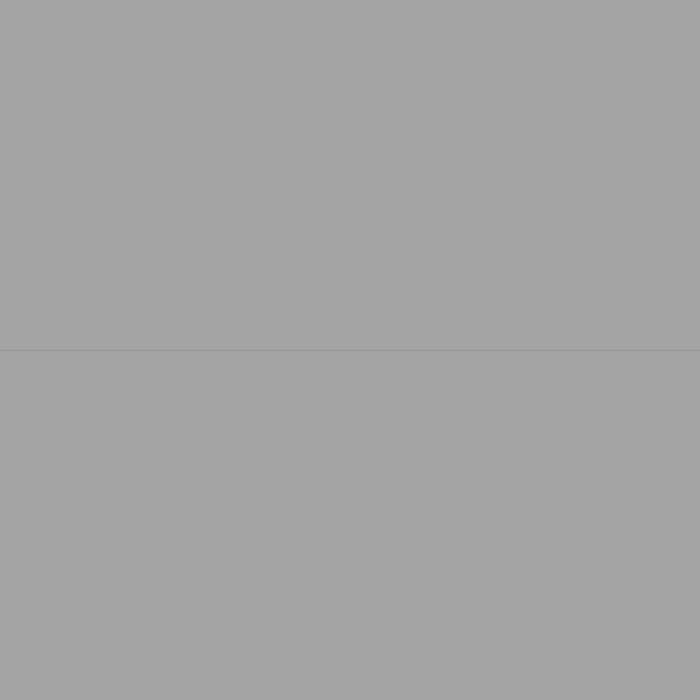
Frame 1 (no input)
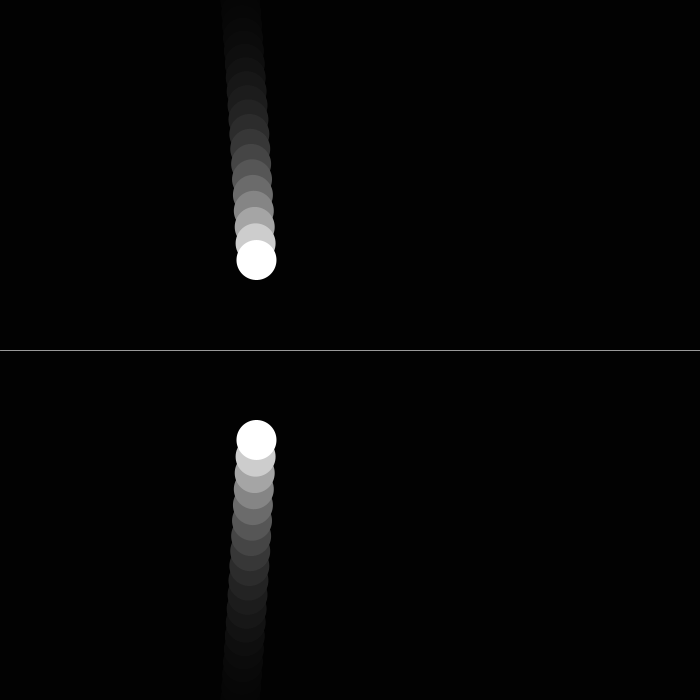
Frame 60 (the mouse pressed at the canvas centre just before this capture)
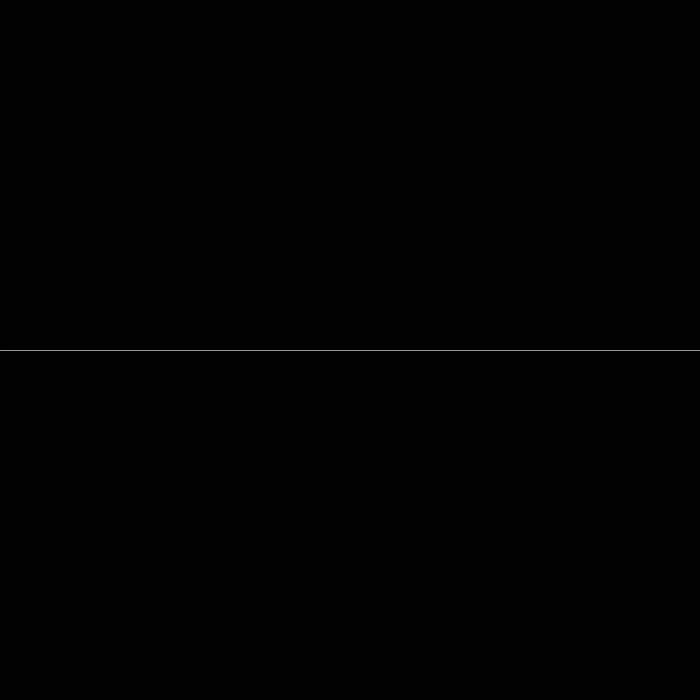
Frame 120 (the mouse held since frame 60 and released just before this capture)

The Processing sketch that drew these frames (run headless with seeded random() and noise(); from frame 60 on, the mouse is pressed at the canvas centre):

// Processing sketch: processing_36704
// ── processing_36704.pde

void setup(){
  size(700,700);
  smooth();
}

float x=200;
float y=100;
float xm=1;
float ym=0;
float g=.3;
float xf;
float yf;
float mpx;
float mpy;
float mrx;
float mry;
float timer=0;

void draw(){
  translate(0,-height/2);
  stroke(153);
  fill(0,50);
rectMode(CENTER);
rect(width/2,height/2,width*5,height*5);
fill(255);
    line(0,height,width,height);
  noStroke();
  xf=xm/500;
  yf=ym/500;
  xm=xm-xf;
  ym=ym-yf;
  
  x=x+xm;
  y=y+ym;
  ym=ym+g;
  
  ellipse(x,y,40,40);
  ellipse(x,-y+height*2,40,40);
  
 if(x>width-20){
   xm=-xm;
 }
 if(x<20){
   xm=-xm;
 }
 if(y>height-20){
   ym=-ym;
 }
 
 if(mousePressed){
   timer=timer+1;
 }
 if(timer==0){
   mpx=mouseX;
   mpy=mouseY;
 }
 println(mpx);
 println(mpy);
 println(mrx);
 println(mry);
 }
 
 void mouseReleased(){
   mrx=mouseX;
   mry=mouseY;
   xm=xm+(mpx-mrx)/15;
   ym=ym+(mpy-mry)/15;
 }
